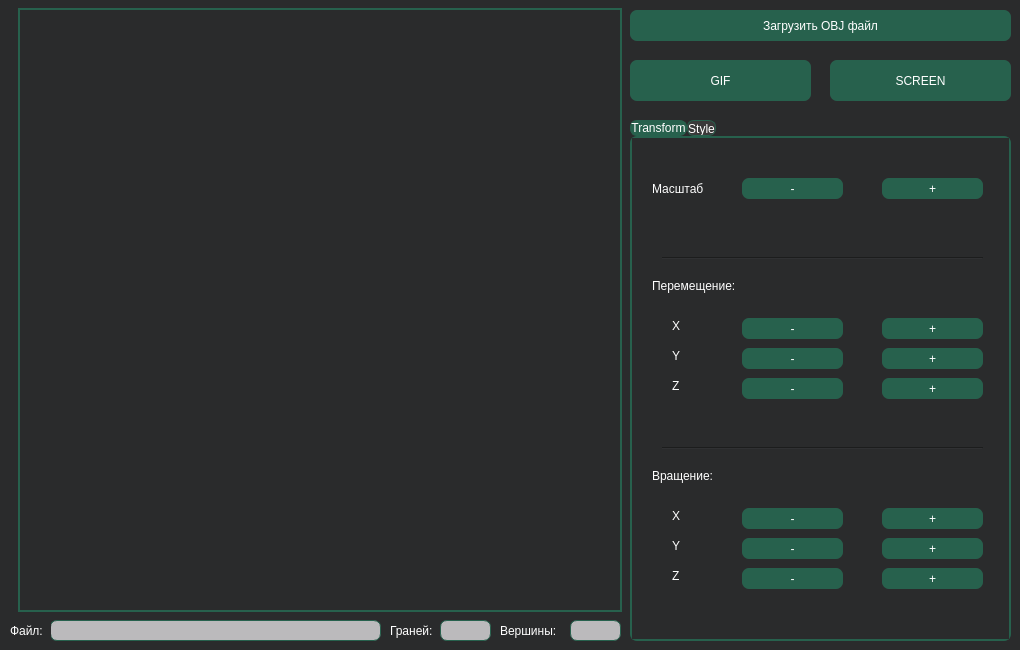
<?xml version="1.0" encoding="UTF-8"?>
<ui version="4.0">
 <class>View</class>
 <widget class="QMainWindow" name="View">
  <property name="geometry">
   <rect>
    <x>0</x>
    <y>0</y>
    <width>1020</width>
    <height>650</height>
   </rect>
  </property>
  <property name="minimumSize">
   <size>
    <width>1020</width>
    <height>650</height>
   </size>
  </property>
  <property name="maximumSize">
   <size>
    <width>1020</width>
    <height>650</height>
   </size>
  </property>
  <property name="windowTitle">
   <string>View</string>
  </property>
  <property name="styleSheet">
   <string notr="true">background-color: rgb(42, 43, 44);</string>
  </property>
  <widget class="QWidget" name="centralwidget">
   <widget class="QPushButton" name="uploadObjFile">
    <property name="geometry">
     <rect>
      <x>630</x>
      <y>10</y>
      <width>381</width>
      <height>31</height>
     </rect>
    </property>
    <property name="styleSheet">
     <string notr="true">QPushButton {
	background-color: rgb(39, 97, 77);
	color: white;
	border-radius: 7px;
}</string>
    </property>
    <property name="text">
     <string>Загрузить OBJ файл</string>
    </property>
   </widget>
   <widget class="QLabel" name="labelPath">
    <property name="geometry">
     <rect>
      <x>50</x>
      <y>620</y>
      <width>331</width>
      <height>21</height>
     </rect>
    </property>
    <property name="styleSheet">
     <string notr="true">QLabel {
	background-color: rgb(187, 186, 188);
    	border: 1px solid rgb(39, 97, 77);
	border-radius: 7px;
	color: black;
}</string>
    </property>
    <property name="text">
     <string/>
    </property>
    <property name="alignment">
     <set>Qt::AlignCenter</set>
    </property>
   </widget>
   <widget class="QLabel" name="labelVertex">
    <property name="geometry">
     <rect>
      <x>500</x>
      <y>620</y>
      <width>71</width>
      <height>21</height>
     </rect>
    </property>
    <property name="styleSheet">
     <string notr="true">color: white;</string>
    </property>
    <property name="text">
     <string>Вершины:</string>
    </property>
   </widget>
   <widget class="QLabel" name="labelEdge">
    <property name="geometry">
     <rect>
      <x>390</x>
      <y>620</y>
      <width>51</width>
      <height>21</height>
     </rect>
    </property>
    <property name="styleSheet">
     <string notr="true">color: white;</string>
    </property>
    <property name="text">
     <string>Граней:</string>
    </property>
   </widget>
   <widget class="QLabel" name="Vertex">
    <property name="geometry">
     <rect>
      <x>570</x>
      <y>620</y>
      <width>51</width>
      <height>21</height>
     </rect>
    </property>
    <property name="styleSheet">
     <string notr="true">QLabel {
	background-color: rgb(187, 186, 188);
    	border: 1px solid rgb(39, 97, 77);
	border-radius: 7px;
	color: black;
}</string>
    </property>
    <property name="text">
     <string/>
    </property>
    <property name="alignment">
     <set>Qt::AlignCenter</set>
    </property>
   </widget>
   <widget class="QLabel" name="Edge">
    <property name="geometry">
     <rect>
      <x>440</x>
      <y>620</y>
      <width>51</width>
      <height>21</height>
     </rect>
    </property>
    <property name="styleSheet">
     <string notr="true">QLabel {
	background-color: rgb(187, 186, 188);
    	border: 1px solid rgb(39, 97, 77);
	border-radius: 7px;
	color: black;
}</string>
    </property>
    <property name="text">
     <string/>
    </property>
    <property name="alignment">
     <set>Qt::AlignCenter</set>
    </property>
   </widget>
   <widget class="QPushButton" name="pushButtonGif">
    <property name="geometry">
     <rect>
      <x>630</x>
      <y>60</y>
      <width>181</width>
      <height>41</height>
     </rect>
    </property>
    <property name="styleSheet">
     <string notr="true">QPushButton {
	background-color: rgb(39, 97, 77);
	color: white;
	border-radius: 7px;
}</string>
    </property>
    <property name="text">
     <string>GIF</string>
    </property>
   </widget>
   <widget class="QPushButton" name="pushButtonPng">
    <property name="geometry">
     <rect>
      <x>830</x>
      <y>60</y>
      <width>181</width>
      <height>41</height>
     </rect>
    </property>
    <property name="styleSheet">
     <string notr="true">QPushButton {
	background-color: rgb(39, 97, 77);
	color: white;
	border-radius: 7px;
}</string>
    </property>
    <property name="text">
     <string>SCREEN</string>
    </property>
   </widget>
   <widget class="s21::OpenGL" name="openGLWidget" native="true">
    <property name="geometry">
     <rect>
      <x>20</x>
      <y>10</y>
      <width>600</width>
      <height>600</height>
     </rect>
    </property>
    <property name="styleSheet">
     <string notr="true">background-color: rgb(42, 43, 44);</string>
    </property>
   </widget>
   <widget class="QLabel" name="gifScreen">
    <property name="geometry">
     <rect>
      <x>950</x>
      <y>890</y>
      <width>361</width>
      <height>31</height>
     </rect>
    </property>
    <property name="styleSheet">
     <string notr="true">background-color: rgb(187, 186, 188);
color: rgb(0, 0, 0);</string>
    </property>
    <property name="text">
     <string/>
    </property>
    <property name="alignment">
     <set>Qt::AlignCenter</set>
    </property>
   </widget>
   <widget class="QTabWidget" name="option">
    <property name="geometry">
     <rect>
      <x>630</x>
      <y>120</y>
      <width>381</width>
      <height>521</height>
     </rect>
    </property>
    <property name="styleSheet">
     <string notr="true">QTabWidget::pane {
	border: 2px solid  rgb(39, 97, 77);
	border-radius: 7px;
    background: rgb(58, 57, 57);
}

QTabBar::tab {
    background: rgb(58, 57, 57);
	border: 1px solid  rgb(39, 97, 77);
	color: white;
	border-radius: 7px;
}

QTabBar::tab:selected {
    background: rgb(39, 97, 77);
}

</string>
    </property>
    <property name="currentIndex">
     <number>0</number>
    </property>
    <widget class="QWidget" name="transform">
     <attribute name="title">
      <string>Transform</string>
     </attribute>
     <widget class="QLabel" name="labelMove">
      <property name="geometry">
       <rect>
        <x>20</x>
        <y>140</y>
        <width>111</width>
        <height>16</height>
       </rect>
      </property>
      <property name="styleSheet">
       <string notr="true">color: white;</string>
      </property>
      <property name="text">
       <string>Перемещение:</string>
      </property>
     </widget>
     <widget class="QLabel" name="labelRotateZ">
      <property name="geometry">
       <rect>
        <x>40</x>
        <y>430</y>
        <width>16</width>
        <height>16</height>
       </rect>
      </property>
      <property name="styleSheet">
       <string notr="true">color: white;</string>
      </property>
      <property name="text">
       <string>Z</string>
      </property>
     </widget>
     <widget class="QLabel" name="labelScale">
      <property name="geometry">
       <rect>
        <x>20</x>
        <y>40</y>
        <width>71</width>
        <height>21</height>
       </rect>
      </property>
      <property name="styleSheet">
       <string notr="true">color: white;</string>
      </property>
      <property name="text">
       <string>Масштаб</string>
      </property>
     </widget>
     <widget class="QLabel" name="labelRotateX">
      <property name="geometry">
       <rect>
        <x>40</x>
        <y>370</y>
        <width>16</width>
        <height>16</height>
       </rect>
      </property>
      <property name="styleSheet">
       <string notr="true">color: white;</string>
      </property>
      <property name="text">
       <string>Х</string>
      </property>
     </widget>
     <widget class="QLabel" name="labelMoveZ">
      <property name="geometry">
       <rect>
        <x>40</x>
        <y>240</y>
        <width>16</width>
        <height>16</height>
       </rect>
      </property>
      <property name="styleSheet">
       <string notr="true">color: white;</string>
      </property>
      <property name="text">
       <string>Z</string>
      </property>
     </widget>
     <widget class="QLabel" name="labelMoveY">
      <property name="geometry">
       <rect>
        <x>40</x>
        <y>210</y>
        <width>16</width>
        <height>16</height>
       </rect>
      </property>
      <property name="styleSheet">
       <string notr="true">color: white;</string>
      </property>
      <property name="text">
       <string>Y</string>
      </property>
     </widget>
     <widget class="QLabel" name="labelRotateY">
      <property name="geometry">
       <rect>
        <x>40</x>
        <y>400</y>
        <width>16</width>
        <height>16</height>
       </rect>
      </property>
      <property name="styleSheet">
       <string notr="true">color: white;</string>
      </property>
      <property name="text">
       <string>Y</string>
      </property>
     </widget>
     <widget class="QLabel" name="labelRotate">
      <property name="geometry">
       <rect>
        <x>20</x>
        <y>330</y>
        <width>111</width>
        <height>16</height>
       </rect>
      </property>
      <property name="styleSheet">
       <string notr="true">color: white;</string>
      </property>
      <property name="text">
       <string>Вращение:</string>
      </property>
     </widget>
     <widget class="QLabel" name="labelMoveX">
      <property name="geometry">
       <rect>
        <x>40</x>
        <y>180</y>
        <width>16</width>
        <height>16</height>
       </rect>
      </property>
      <property name="styleSheet">
       <string notr="true">color: white;</string>
      </property>
      <property name="text">
       <string>Х</string>
      </property>
     </widget>
     <widget class="Line" name="line_3">
      <property name="geometry">
       <rect>
        <x>30</x>
        <y>110</y>
        <width>321</width>
        <height>20</height>
       </rect>
      </property>
      <property name="orientation">
       <enum>Qt::Horizontal</enum>
      </property>
     </widget>
     <widget class="Line" name="line_4">
      <property name="geometry">
       <rect>
        <x>30</x>
        <y>300</y>
        <width>321</width>
        <height>20</height>
       </rect>
      </property>
      <property name="orientation">
       <enum>Qt::Horizontal</enum>
      </property>
     </widget>
     <widget class="QPushButton" name="pushButtonScaleMinus">
      <property name="geometry">
       <rect>
        <x>110</x>
        <y>40</y>
        <width>101</width>
        <height>21</height>
       </rect>
      </property>
      <property name="styleSheet">
       <string notr="true">QPushButton {
	background-color: rgb(39, 97, 77);
	color: white;
	border-radius: 7px;
}</string>
      </property>
      <property name="text">
       <string>-</string>
      </property>
     </widget>
     <widget class="QPushButton" name="pushButtonScalePlus">
      <property name="geometry">
       <rect>
        <x>250</x>
        <y>40</y>
        <width>101</width>
        <height>21</height>
       </rect>
      </property>
      <property name="styleSheet">
       <string notr="true">QPushButton {
	background-color: rgb(39, 97, 77);
	color: white;
	border-radius: 7px;
}</string>
      </property>
      <property name="text">
       <string>+</string>
      </property>
     </widget>
     <widget class="QPushButton" name="pushButtonMoveXMinus">
      <property name="geometry">
       <rect>
        <x>110</x>
        <y>180</y>
        <width>101</width>
        <height>21</height>
       </rect>
      </property>
      <property name="styleSheet">
       <string notr="true">QPushButton {
	background-color: rgb(39, 97, 77);
	color: white;
	border-radius: 7px;
}</string>
      </property>
      <property name="text">
       <string>-</string>
      </property>
     </widget>
     <widget class="QPushButton" name="pushButtonMoveXPlus">
      <property name="geometry">
       <rect>
        <x>250</x>
        <y>180</y>
        <width>101</width>
        <height>21</height>
       </rect>
      </property>
      <property name="styleSheet">
       <string notr="true">QPushButton {
	background-color: rgb(39, 97, 77);
	color: white;
	border-radius: 7px;
}</string>
      </property>
      <property name="text">
       <string>+</string>
      </property>
     </widget>
     <widget class="QPushButton" name="pushButtonMoveYMinus">
      <property name="geometry">
       <rect>
        <x>110</x>
        <y>210</y>
        <width>101</width>
        <height>21</height>
       </rect>
      </property>
      <property name="styleSheet">
       <string notr="true">QPushButton {
	background-color: rgb(39, 97, 77);
	color: white;
	border-radius: 7px;
}</string>
      </property>
      <property name="text">
       <string>-</string>
      </property>
     </widget>
     <widget class="QPushButton" name="pushButtonMoveZMinus">
      <property name="geometry">
       <rect>
        <x>110</x>
        <y>240</y>
        <width>101</width>
        <height>21</height>
       </rect>
      </property>
      <property name="styleSheet">
       <string notr="true">QPushButton {
	background-color: rgb(39, 97, 77);
	color: white;
	border-radius: 7px;
}</string>
      </property>
      <property name="text">
       <string>-</string>
      </property>
     </widget>
     <widget class="QPushButton" name="pushButtonMoveYPlus">
      <property name="geometry">
       <rect>
        <x>250</x>
        <y>210</y>
        <width>101</width>
        <height>21</height>
       </rect>
      </property>
      <property name="styleSheet">
       <string notr="true">QPushButton {
	background-color: rgb(39, 97, 77);
	color: white;
	border-radius: 7px;
}</string>
      </property>
      <property name="text">
       <string>+</string>
      </property>
     </widget>
     <widget class="QPushButton" name="pushButtonMoveZPlus">
      <property name="geometry">
       <rect>
        <x>250</x>
        <y>240</y>
        <width>101</width>
        <height>21</height>
       </rect>
      </property>
      <property name="styleSheet">
       <string notr="true">QPushButton {
	background-color: rgb(39, 97, 77);
	color: white;
	border-radius: 7px;
}</string>
      </property>
      <property name="text">
       <string>+</string>
      </property>
     </widget>
     <widget class="QPushButton" name="pushButtonRotateXMinus">
      <property name="geometry">
       <rect>
        <x>110</x>
        <y>370</y>
        <width>101</width>
        <height>21</height>
       </rect>
      </property>
      <property name="styleSheet">
       <string notr="true">QPushButton {
	background-color: rgb(39, 97, 77);
	color: white;
	border-radius: 7px;
}</string>
      </property>
      <property name="text">
       <string>-</string>
      </property>
     </widget>
     <widget class="QPushButton" name="pushButtonRotateYMinus">
      <property name="geometry">
       <rect>
        <x>110</x>
        <y>400</y>
        <width>101</width>
        <height>21</height>
       </rect>
      </property>
      <property name="styleSheet">
       <string notr="true">QPushButton {
	background-color: rgb(39, 97, 77);
	color: white;
	border-radius: 7px;
}</string>
      </property>
      <property name="text">
       <string>-</string>
      </property>
     </widget>
     <widget class="QPushButton" name="pushButtonRotateZMinus">
      <property name="geometry">
       <rect>
        <x>110</x>
        <y>430</y>
        <width>101</width>
        <height>21</height>
       </rect>
      </property>
      <property name="styleSheet">
       <string notr="true">QPushButton {
	background-color: rgb(39, 97, 77);
	color: white;
	border-radius: 7px;
}</string>
      </property>
      <property name="text">
       <string>-</string>
      </property>
     </widget>
     <widget class="QPushButton" name="pushButtonRotateXPlus">
      <property name="geometry">
       <rect>
        <x>250</x>
        <y>370</y>
        <width>101</width>
        <height>21</height>
       </rect>
      </property>
      <property name="styleSheet">
       <string notr="true">QPushButton {
	background-color: rgb(39, 97, 77);
	color: white;
	border-radius: 7px;
}</string>
      </property>
      <property name="text">
       <string>+</string>
      </property>
     </widget>
     <widget class="QPushButton" name="pushButtonRotateYPlus">
      <property name="geometry">
       <rect>
        <x>250</x>
        <y>400</y>
        <width>101</width>
        <height>21</height>
       </rect>
      </property>
      <property name="styleSheet">
       <string notr="true">QPushButton {
	background-color: rgb(39, 97, 77);
	color: white;
	border-radius: 7px;
}</string>
      </property>
      <property name="text">
       <string>+</string>
      </property>
     </widget>
     <widget class="QPushButton" name="pushButtonRotateZPlus">
      <property name="geometry">
       <rect>
        <x>250</x>
        <y>430</y>
        <width>101</width>
        <height>21</height>
       </rect>
      </property>
      <property name="styleSheet">
       <string notr="true">QPushButton {
	background-color: rgb(39, 97, 77);
	color: white;
	border-radius: 7px;
}</string>
      </property>
      <property name="text">
       <string>+</string>
      </property>
     </widget>
    </widget>
    <widget class="QWidget" name="style">
     <attribute name="title">
      <string>Style</string>
     </attribute>
     <widget class="QPushButton" name="pushButtonBackgroundColor">
      <property name="geometry">
       <rect>
        <x>230</x>
        <y>300</y>
        <width>131</width>
        <height>31</height>
       </rect>
      </property>
      <property name="styleSheet">
       <string notr="true">QPushButton {
	background-color: rgb(39, 97, 77);
	color: white;
	border-radius: 7px;
}</string>
      </property>
      <property name="text">
       <string>Фона</string>
      </property>
     </widget>
     <widget class="QLabel" name="labelChooseColor">
      <property name="geometry">
       <rect>
        <x>230</x>
        <y>190</y>
        <width>101</width>
        <height>16</height>
       </rect>
      </property>
      <property name="styleSheet">
       <string notr="true">color: white;</string>
      </property>
      <property name="text">
       <string>Изменить цвет:</string>
      </property>
     </widget>
     <widget class="QLabel" name="labelDot">
      <property name="geometry">
       <rect>
        <x>20</x>
        <y>190</y>
        <width>91</width>
        <height>16</height>
       </rect>
      </property>
      <property name="styleSheet">
       <string notr="true">color: white;</string>
      </property>
      <property name="text">
       <string>Тип точек:</string>
      </property>
     </widget>
     <widget class="QGroupBox" name="groupBox_2">
      <property name="geometry">
       <rect>
        <x>230</x>
        <y>80</y>
        <width>121</width>
        <height>71</height>
       </rect>
      </property>
      <property name="styleSheet">
       <string notr="true">QGroupBox {
	border: 2px solid rgb(39, 97, 77);
	border-radius: 7px;
}</string>
      </property>
      <property name="title">
       <string/>
      </property>
      <widget class="QRadioButton" name="radioButtonSolid">
       <property name="geometry">
        <rect>
         <x>10</x>
         <y>10</y>
         <width>99</width>
         <height>20</height>
        </rect>
       </property>
       <property name="styleSheet">
        <string notr="true">color: white;</string>
       </property>
       <property name="text">
        <string>Сплошные</string>
       </property>
       <property name="checked">
        <bool>true</bool>
       </property>
      </widget>
      <widget class="QRadioButton" name="radioButtonDotted">
       <property name="geometry">
        <rect>
         <x>10</x>
         <y>40</y>
         <width>99</width>
         <height>20</height>
        </rect>
       </property>
       <property name="styleSheet">
        <string notr="true">color: white;</string>
       </property>
       <property name="text">
        <string>Пунктирные</string>
       </property>
      </widget>
     </widget>
     <widget class="QGroupBox" name="groupBox">
      <property name="geometry">
       <rect>
        <x>20</x>
        <y>80</y>
        <width>161</width>
        <height>71</height>
       </rect>
      </property>
      <property name="styleSheet">
       <string notr="true">QGroupBox {
	border: 2px solid rgb(39, 97, 77);
	border-radius: 7px;
}</string>
      </property>
      <property name="title">
       <string/>
      </property>
      <widget class="QRadioButton" name="radioButtonOrtho">
       <property name="geometry">
        <rect>
         <x>10</x>
         <y>10</y>
         <width>141</width>
         <height>20</height>
        </rect>
       </property>
       <property name="styleSheet">
        <string notr="true">color: white;</string>
       </property>
       <property name="text">
        <string>Ортографическая</string>
       </property>
       <property name="checked">
        <bool>true</bool>
       </property>
      </widget>
      <widget class="QRadioButton" name="radioButtonPerspective">
       <property name="geometry">
        <rect>
         <x>10</x>
         <y>40</y>
         <width>141</width>
         <height>20</height>
        </rect>
       </property>
       <property name="styleSheet">
        <string notr="true">color: white;</string>
       </property>
       <property name="text">
        <string>Перспективная</string>
       </property>
      </widget>
     </widget>
     <widget class="QLabel" name="labelType">
      <property name="geometry">
       <rect>
        <x>230</x>
        <y>50</y>
        <width>91</width>
        <height>16</height>
       </rect>
      </property>
      <property name="styleSheet">
       <string notr="true">color: white;</string>
      </property>
      <property name="text">
       <string>Тип линий:</string>
      </property>
     </widget>
     <widget class="QPushButton" name="pushButtonLineColor">
      <property name="geometry">
       <rect>
        <x>230</x>
        <y>221</y>
        <width>131</width>
        <height>31</height>
       </rect>
      </property>
      <property name="styleSheet">
       <string notr="true">QPushButton {
	background-color: rgb(39, 97, 77);
	color: white;
	border-radius: 7px;
}</string>
      </property>
      <property name="text">
       <string>Линий</string>
      </property>
     </widget>
     <widget class="QLabel" name="labelProjection">
      <property name="geometry">
       <rect>
        <x>20</x>
        <y>50</y>
        <width>131</width>
        <height>16</height>
       </rect>
      </property>
      <property name="styleSheet">
       <string notr="true">color: white;</string>
      </property>
      <property name="text">
       <string>Выбрать проекцию:</string>
      </property>
     </widget>
     <widget class="QPushButton" name="pushButtonDotColor">
      <property name="geometry">
       <rect>
        <x>230</x>
        <y>260</y>
        <width>131</width>
        <height>31</height>
       </rect>
      </property>
      <property name="styleSheet">
       <string notr="true">QPushButton {
	background-color: rgb(39, 97, 77);
	color: white;
	border-radius: 7px;
}</string>
      </property>
      <property name="text">
       <string>Точек</string>
      </property>
     </widget>
     <widget class="QGroupBox" name="groupBox_3">
      <property name="geometry">
       <rect>
        <x>20</x>
        <y>220</y>
        <width>161</width>
        <height>101</height>
       </rect>
      </property>
      <property name="styleSheet">
       <string notr="true">QGroupBox {
	border: 2px solid rgb(39, 97, 77);
	border-radius: 7px;
}</string>
      </property>
      <property name="title">
       <string/>
      </property>
      <widget class="QRadioButton" name="radioButtonWIthoutDot">
       <property name="enabled">
        <bool>true</bool>
       </property>
       <property name="geometry">
        <rect>
         <x>20</x>
         <y>10</y>
         <width>99</width>
         <height>20</height>
        </rect>
       </property>
       <property name="styleSheet">
        <string notr="true">color: white;</string>
       </property>
       <property name="text">
        <string>Нет точек</string>
       </property>
       <property name="checkable">
        <bool>true</bool>
       </property>
       <property name="checked">
        <bool>false</bool>
       </property>
      </widget>
      <widget class="QRadioButton" name="radioButtonRoundDot">
       <property name="enabled">
        <bool>true</bool>
       </property>
       <property name="geometry">
        <rect>
         <x>20</x>
         <y>40</y>
         <width>99</width>
         <height>20</height>
        </rect>
       </property>
       <property name="mouseTracking">
        <bool>true</bool>
       </property>
       <property name="styleSheet">
        <string notr="true">color: white;</string>
       </property>
       <property name="text">
        <string>Круглые</string>
       </property>
       <property name="checkable">
        <bool>true</bool>
       </property>
       <property name="checked">
        <bool>true</bool>
       </property>
      </widget>
      <widget class="QRadioButton" name="radioButtonSquareDot">
       <property name="geometry">
        <rect>
         <x>20</x>
         <y>70</y>
         <width>99</width>
         <height>20</height>
        </rect>
       </property>
       <property name="styleSheet">
        <string notr="true">color: white;</string>
       </property>
       <property name="text">
        <string>Квадратные</string>
       </property>
      </widget>
     </widget>
     <widget class="QScrollBar" name="ScrollBarDotSize">
      <property name="geometry">
       <rect>
        <x>130</x>
        <y>390</y>
        <width>231</width>
        <height>16</height>
       </rect>
      </property>
      <property name="styleSheet">
       <string notr="true">border: 2px solid rgb(39, 97, 77);
color: white;
</string>
      </property>
      <property name="maximum">
       <number>100</number>
      </property>
      <property name="pageStep">
       <number>10</number>
      </property>
      <property name="sliderPosition">
       <number>0</number>
      </property>
      <property name="tracking">
       <bool>true</bool>
      </property>
      <property name="orientation">
       <enum>Qt::Horizontal</enum>
      </property>
     </widget>
     <widget class="QLabel" name="labelDotSize">
      <property name="geometry">
       <rect>
        <x>20</x>
        <y>380</y>
        <width>101</width>
        <height>31</height>
       </rect>
      </property>
      <property name="styleSheet">
       <string notr="true">color: white;</string>
      </property>
      <property name="text">
       <string>Размер точек</string>
      </property>
     </widget>
     <widget class="QLabel" name="labelLineSize">
      <property name="geometry">
       <rect>
        <x>20</x>
        <y>410</y>
        <width>101</width>
        <height>31</height>
       </rect>
      </property>
      <property name="styleSheet">
       <string notr="true">color: white;</string>
      </property>
      <property name="text">
       <string>Размер линий</string>
      </property>
     </widget>
     <widget class="QScrollBar" name="ScrollBarLineSize">
      <property name="geometry">
       <rect>
        <x>130</x>
        <y>420</y>
        <width>231</width>
        <height>16</height>
       </rect>
      </property>
      <property name="styleSheet">
       <string notr="true">	border: 2px solid rgb(39, 97, 77);
color: white;
</string>
      </property>
      <property name="maximum">
       <number>10</number>
      </property>
      <property name="pageStep">
       <number>1</number>
      </property>
      <property name="orientation">
       <enum>Qt::Horizontal</enum>
      </property>
     </widget>
     <widget class="Line" name="line">
      <property name="geometry">
       <rect>
        <x>110</x>
        <y>350</y>
        <width>151</width>
        <height>16</height>
       </rect>
      </property>
      <property name="orientation">
       <enum>Qt::Horizontal</enum>
      </property>
     </widget>
     <widget class="Line" name="line_2">
      <property name="geometry">
       <rect>
        <x>110</x>
        <y>170</y>
        <width>151</width>
        <height>16</height>
       </rect>
      </property>
      <property name="orientation">
       <enum>Qt::Horizontal</enum>
      </property>
     </widget>
    </widget>
   </widget>
   <widget class="QLabel" name="label_Border">
    <property name="geometry">
     <rect>
      <x>18</x>
      <y>8</y>
      <width>604</width>
      <height>604</height>
     </rect>
    </property>
    <property name="styleSheet">
     <string notr="true">QLabel {
    border: 2px solid rgb(39, 97, 77);
}</string>
    </property>
    <property name="text">
     <string/>
    </property>
   </widget>
   <widget class="QLabel" name="labelEdge_2">
    <property name="geometry">
     <rect>
      <x>10</x>
      <y>620</y>
      <width>41</width>
      <height>21</height>
     </rect>
    </property>
    <property name="styleSheet">
     <string notr="true">color: white;</string>
    </property>
    <property name="text">
     <string>Файл:</string>
    </property>
   </widget>
   <zorder>uploadObjFile</zorder>
   <zorder>labelPath</zorder>
   <zorder>labelVertex</zorder>
   <zorder>labelEdge</zorder>
   <zorder>Vertex</zorder>
   <zorder>Edge</zorder>
   <zorder>pushButtonPng</zorder>
   <zorder>gifScreen</zorder>
   <zorder>option</zorder>
   <zorder>label_Border</zorder>
   <zorder>openGLWidget</zorder>
   <zorder>pushButtonGif</zorder>
   <zorder>labelEdge_2</zorder>
  </widget>
 </widget>
 <customwidgets>
  <customwidget>
   <class>s21::OpenGL</class>
   <extends>QWidget</extends>
   <header location="global">view/opengl.h</header>
  </customwidget>
 </customwidgets>
 <resources/>
 <connections/>
</ui>
